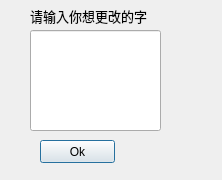
<?xml version="1.0" encoding="UTF-8"?>
<ui version="4.0">
 <class>MySingleTextDialog</class>
 <widget class="QDialog" name="MySingleTextDialog">
  <property name="geometry">
   <rect>
    <x>0</x>
    <y>0</y>
    <width>222</width>
    <height>180</height>
   </rect>
  </property>
  <property name="windowTitle">
   <string>Dialog</string>
  </property>
  <widget class="QPushButton" name="OkButton">
   <property name="geometry">
    <rect>
     <x>40</x>
     <y>140</y>
     <width>75</width>
     <height>23</height>
    </rect>
   </property>
   <property name="text">
    <string>Ok</string>
   </property>
  </widget>
  <widget class="QLabel" name="textlabel">
   <property name="geometry">
    <rect>
     <x>30</x>
     <y>0</y>
     <width>161</width>
     <height>31</height>
    </rect>
   </property>
   <property name="font">
    <font>
     <family>Calibri</family>
     <pointsize>10</pointsize>
     <weight>50</weight>
     <bold>false</bold>
    </font>
   </property>
   <property name="text">
    <string>请输入你想更改的字</string>
   </property>
   <property name="textFormat">
    <enum>Qt::AutoText</enum>
   </property>
  </widget>
  <widget class="QLineEdit" name="lineEdit">
   <property name="geometry">
    <rect>
     <x>30</x>
     <y>30</y>
     <width>131</width>
     <height>101</height>
    </rect>
   </property>
  </widget>
 </widget>
 <resources/>
 <connections/>
</ui>
